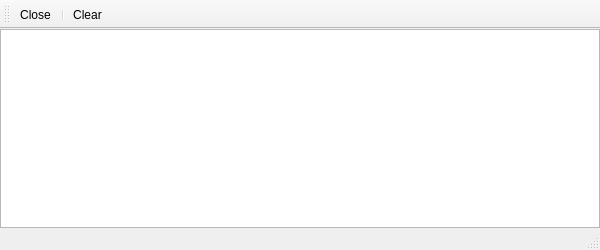
<?xml version="1.0" encoding="UTF-8"?>
<ui version="4.0">
 <class>CwDecoderWin</class>
 <widget class="QMainWindow" name="CwDecoderWin">
  <property name="geometry">
   <rect>
    <x>0</x>
    <y>0</y>
    <width>600</width>
    <height>250</height>
   </rect>
  </property>
  <property name="windowTitle">
   <string>CW Decoder</string>
  </property>
  <property name="windowIcon">
   <iconset resource="../../resources/icons.qrc">
    <normaloff>:/icons/icons/terminal.svg</normaloff>:/icons/icons/terminal.svg</iconset>
  </property>
  <widget class="QWidget" name="centralwidget">
   <layout class="QVBoxLayout" name="verticalLayout">
    <property name="spacing">
     <number>5</number>
    </property>
    <property name="leftMargin">
     <number>0</number>
    </property>
    <property name="topMargin">
     <number>0</number>
    </property>
    <property name="rightMargin">
     <number>0</number>
    </property>
    <property name="bottomMargin">
     <number>0</number>
    </property>
    <item>
     <widget class="QPlainTextEdit" name="textView">
      <property name="lineWrapMode">
       <enum>QPlainTextEdit::WidgetWidth</enum>
      </property>
      <property name="readOnly">
       <bool>true</bool>
      </property>
     </widget>
    </item>
   </layout>
  </widget>
  <widget class="QToolBar" name="toolBar">
   <property name="windowTitle">
    <string>toolBar</string>
   </property>
   <attribute name="toolBarArea">
    <enum>TopToolBarArea</enum>
   </attribute>
   <attribute name="toolBarBreak">
    <bool>false</bool>
   </attribute>
   <addaction name="actionClose"/>
   <addaction name="separator"/>
   <addaction name="actionClear"/>
  </widget>
  <widget class="QStatusBar" name="statusBar"/>
  <action name="actionClear">
   <property name="icon">
    <iconset resource="../../resources/icons.qrc">
     <normaloff>:/icons/icons/clear.svg</normaloff>:/icons/icons/clear.svg</iconset>
   </property>
   <property name="text">
    <string>Clear</string>
   </property>
   <property name="toolTip">
    <string>Clear decoded text</string>
   </property>
  </action>
  <action name="actionClose">
   <property name="icon">
    <iconset resource="../../resources/icons.qrc">
     <normaloff>:/icons/icons/close.svg</normaloff>:/icons/icons/close.svg</iconset>
   </property>
   <property name="text">
    <string>Close</string>
   </property>
   <property name="toolTip">
    <string>Close CW decoder window</string>
   </property>
  </action>
 </widget>
 <resources>
  <include location="../../resources/icons.qrc"/>
 </resources>
 <connections>
  <connection>
   <sender>actionClose</sender>
   <signal>triggered()</signal>
   <receiver>CwDecoderWin</receiver>
   <slot>close()</slot>
   <hints>
    <hint type="sourcelabel">
     <x>-1</x>
     <y>-1</y>
    </hint>
    <hint type="destinationlabel">
     <x>299</x>
     <y>124</y>
    </hint>
   </hints>
  </connection>
 </connections>
</ui>
